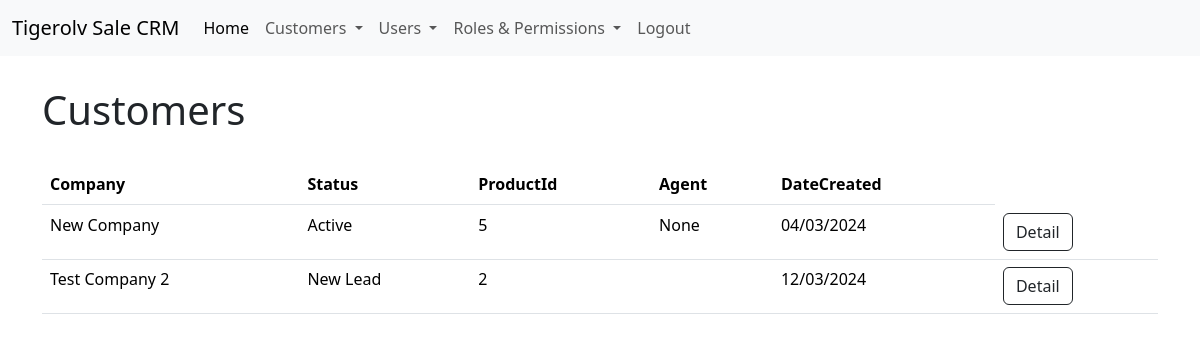
Before: / (signed in) with the older database file.
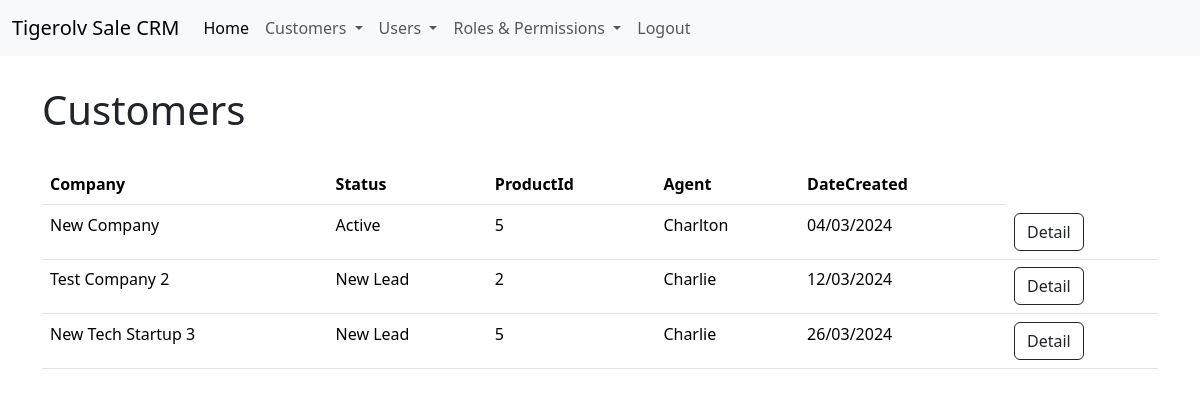
After: the same page with the newer database file.
### app/models.py (models this page shows, shortened)
class Customer(db.Model):
    __tablename__ = 'customer'
    CustomerId = db.Column(db.Integer,primary_key=True)
    ProductId = db.Column(db.Integer)
    Name = db.Column(db.String(128))
    Description = db.Column(db.String(5000))
    Status = db.Column(db.String(64))
    ContactName = db.Column(db.String(128))
    ContactEmail = db.Column(db.String(128))
    ContactPhone = db.Column(db.String(64))
    AgentId = db.Column(db.Integer,db.ForeignKey('user.UserId'))
    DateCreated = db.Column(db.DateTime , default=datetime.utcnow)
    notes = db.relationship('Note',backref='customer',lazy='dynamic')

class User(UserMixin, db.Model):
    __tablename__ = 'user'
    UserId = db.Column(db.Integer,primary_key=True)
    FirstName = db.Column(db.String(64))
    LastName = db.Column(db.String(64))
    Email = db.Column(db.String(255))
    Password = db.Column(db.String(255))
    Role = db.Column(db.Integer, default=1)
    DateCreated = db.Column(db.DateTime , default=datetime.now)
    Confirmed = db.Column(db.Boolean,default=False)
    agent = db.relationship('Customer',backref='user',lazy='dynamic')
    note = db.relationship('Note',backref='user',lazy='dynamic')
    @property
    def password(self):
        raise AttributeError('password is not a readable attribute')
    @login_manager.user_loader
    def load_user(user_id):
        return User.query.get(int(user_id))
    def can(self,permissions):
        return self.Role is not None and (self.Role & permissions) == permissions

### app/main/views.py (the view)
@main.route('/', methods=['GET','POST'])
@login_required
@permission_required(Permission.VIEW)
def index():
    logging.info('Rendering index page')
    customers = Customer.query.all()
    logging.info('Index page rendered')
    return render_template('index.html', customers=customers)

### app/auth/views.py (called while the page is built)
@auth.before_app_request
def before_request():
    if current_user.is_authenticated:
        if not current_user.Confirmed \
                and request.blueprint != 'auth' \
                and request.endpoint != 'static':
            return redirect(url_for('auth.unconfirmed'))

### app/templates/index.html (shortened to what this page needs)
{% extends 'base.html' %}
{% if current_user.is_authenticated %}
    {% block body %}
    <div class="container">
        <div style="margin-block: 30px;">
            <h1>Customers</h1>
        </div>
        <table class="table table-hover">
            <thead>
            <tr>
                <th scope="col">Company</th>
                <th scope="col">Status</th>
                <th scope="col">ProductId</th>
                <th scope="col">Agent</th>
                <th scope="col">DateCreated</th>
            </tr>
            </thead>
            <tbody>
                {% for customer in customers %}
                    <td>{{ customer.Name }}</td>
                    <td>
                          {{ customer.Status }}
                    </td>
                    <td>{{ customer.ProductId }}</td>
                    <td>{{ customer.user.FirstName }}</td>
                    <td>{{ customer.DateCreated.strftime('%d/%m/%Y') }}</td>
                    <td>
                        <a class="btn btn-outline-dark" href="/customer/{{customer.CustomerId}}">Detail</a>
                    </td>
                {% endfor %}
            </tbody>
        </table>
    </div>
    {% endblock body %}
{% else %}
<h1> Not a valid user! </h1>
{% endif %}

Changed rows visible on the page:
changed through a linked row, Customer "New Company": user.FirstName "None" → "Charlton"
changed Customer "Test Company 2": user.FirstName (not shown) → "Charlie"
added Customer: Name "New Tech Startup 3", Status "New Lead", ProductId "5", user.FirstName "Charlie", DateCreated "26/03/2024"
